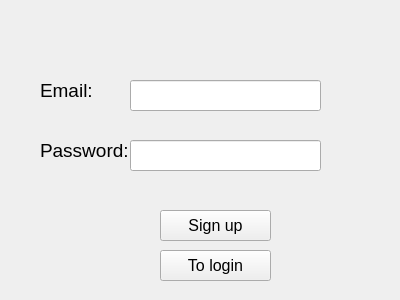
<?xml version="1.0" encoding="UTF-8"?>
<ui version="4.0">
 <class>Form</class>
 <widget class="QWidget" name="Form">
  <property name="geometry">
   <rect>
    <x>0</x>
    <y>0</y>
    <width>400</width>
    <height>300</height>
   </rect>
  </property>
  <property name="windowTitle">
   <string>Form</string>
  </property>
  <widget class="QLabel" name="label_6">
   <property name="geometry">
    <rect>
     <x>40</x>
     <y>100</y>
     <width>91</width>
     <height>101</height>
    </rect>
   </property>
   <property name="font">
    <font>
     <pointsize>14</pointsize>
    </font>
   </property>
   <property name="text">
    <string>Password:</string>
   </property>
  </widget>
  <widget class="QLineEdit" name="lineEdit">
   <property name="geometry">
    <rect>
     <x>130</x>
     <y>80</y>
     <width>191</width>
     <height>31</height>
    </rect>
   </property>
   <property name="font">
    <font>
     <pointsize>16</pointsize>
    </font>
   </property>
   <property name="placeholderText">
    <string/>
   </property>
  </widget>
  <widget class="QLineEdit" name="lineEdit_2">
   <property name="geometry">
    <rect>
     <x>130</x>
     <y>140</y>
     <width>191</width>
     <height>31</height>
    </rect>
   </property>
   <property name="font">
    <font>
     <pointsize>16</pointsize>
    </font>
   </property>
   <property name="placeholderText">
    <string/>
   </property>
  </widget>
  <widget class="QPushButton" name="pushButton_4">
   <property name="geometry">
    <rect>
     <x>160</x>
     <y>210</y>
     <width>111</width>
     <height>31</height>
    </rect>
   </property>
   <property name="font">
    <font>
     <pointsize>12</pointsize>
    </font>
   </property>
   <property name="text">
    <string>Sign up</string>
   </property>
  </widget>
  <widget class="QLabel" name="label_5">
   <property name="geometry">
    <rect>
     <x>40</x>
     <y>40</y>
     <width>71</width>
     <height>101</height>
    </rect>
   </property>
   <property name="font">
    <font>
     <pointsize>14</pointsize>
    </font>
   </property>
   <property name="text">
    <string>Email:</string>
   </property>
  </widget>
  <widget class="QPushButton" name="pushButton_5">
   <property name="geometry">
    <rect>
     <x>160</x>
     <y>250</y>
     <width>111</width>
     <height>31</height>
    </rect>
   </property>
   <property name="font">
    <font>
     <pointsize>12</pointsize>
    </font>
   </property>
   <property name="text">
    <string>To login</string>
   </property>
  </widget>
 </widget>
 <resources/>
 <connections/>
</ui>
